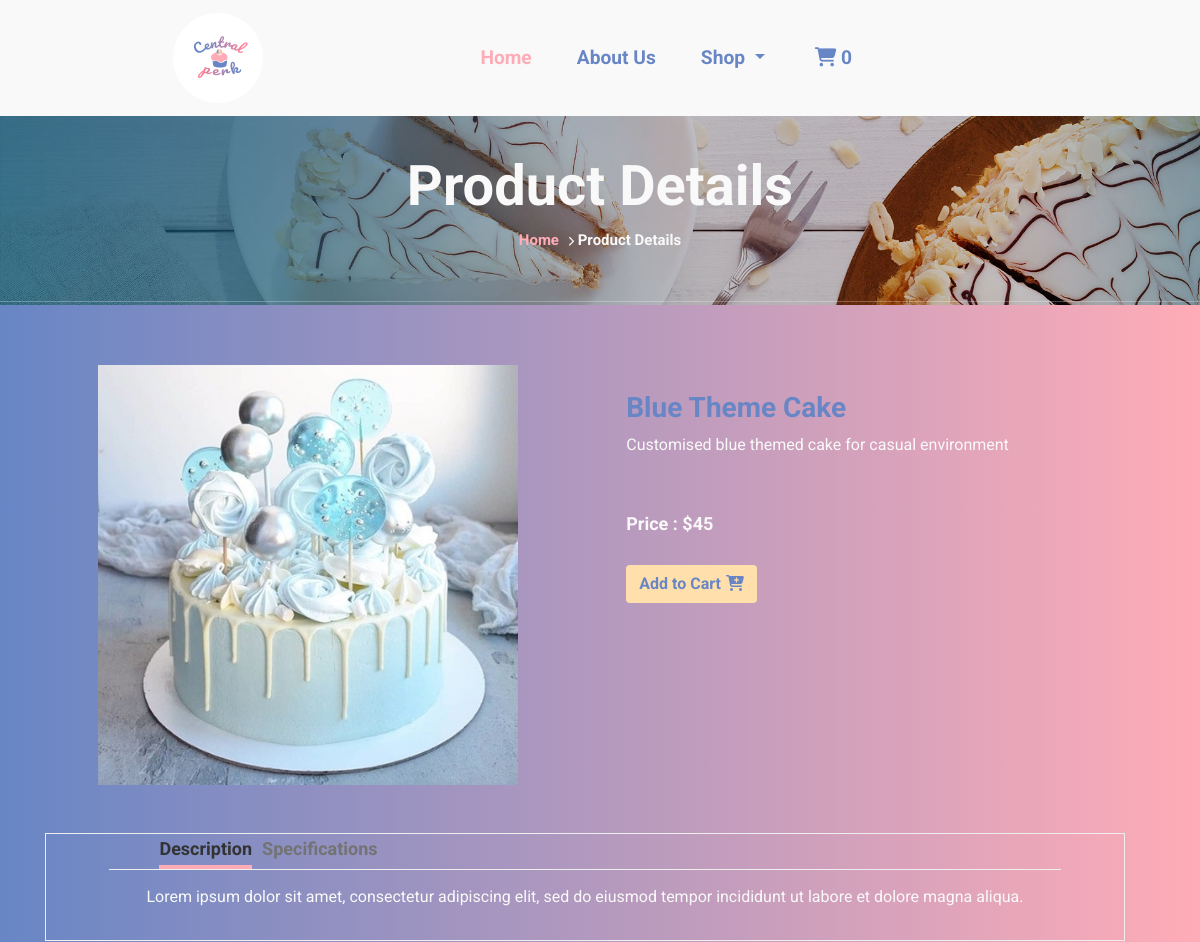
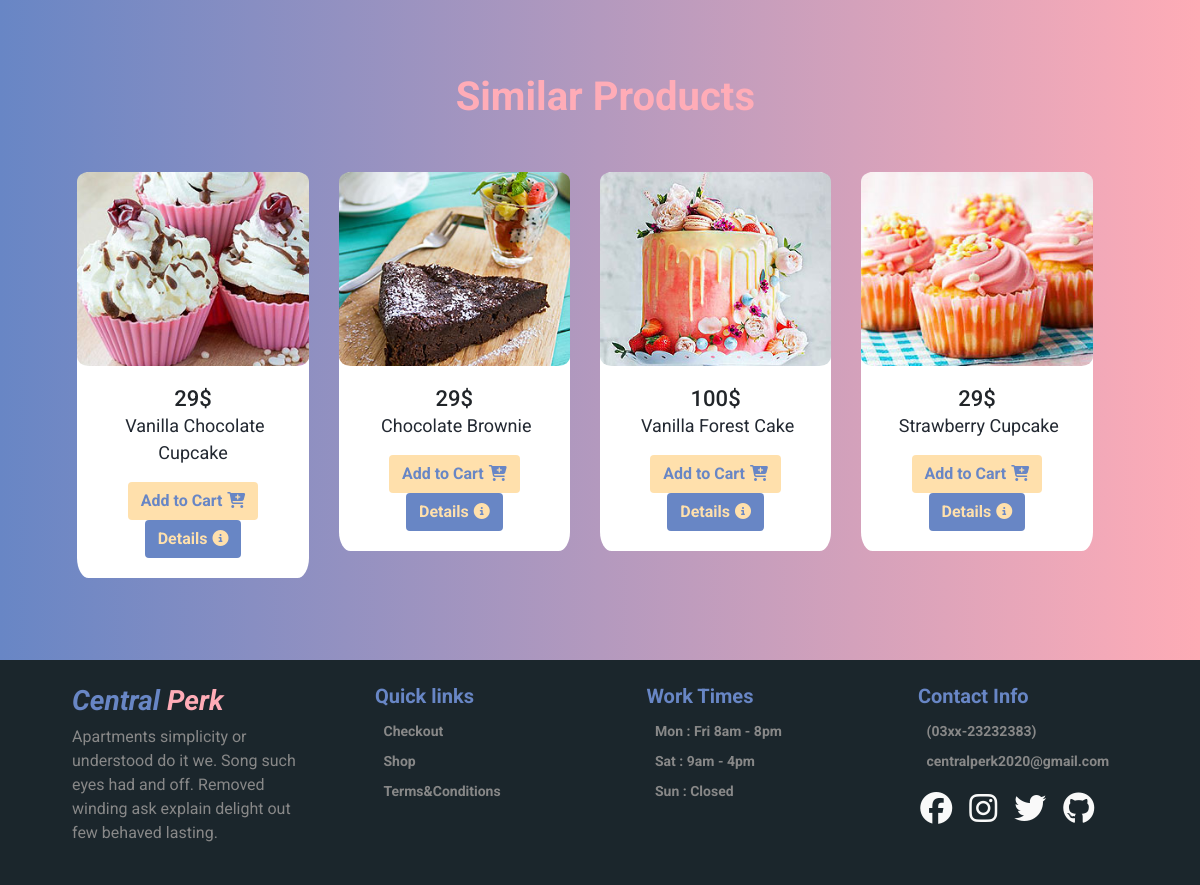
The page /product-details.php?p=11 on the database its author committed (2 pictures, top to bottom).
### tables this page shows
CREATE TABLE `product_details` (
  `product_id` int(10) NOT NULL,
  `product_name` varchar(255) NOT NULL,
  `product_subtitle` text NOT NULL,
  `product_desc` text NOT NULL,
  `product_specs` text NOT NULL,
  `product_price` decimal(10,0) NOT NULL,
  `product_img` varchar(255) NOT NULL,
  `category` varchar(255) DEFAULT NULL,
  `keywords` varchar(255) NOT NULL
);

### database/productdetails.php (called while the page is built, shortened)
<?php
$database = Database::getInstance();
$mysqli = $database->getConnection();
$item = $_GET['p'];
$query = "SELECT * FROM product_details WHERE product_id = '$item'";
$result = $mysqli->query($query) or die($mysqli->error);
$data = $result->fetch_assoc();
?>

### product-details.php (the view, shortened to what this page needs)
<?php
include("database/productdetails.php");
?>
<!doctype html>
<html lang="en">
<head>
<?php include("components/header.php") ?>
<body>
<?php include("components/navbar.php") ?>
    <div class="product-details">
      <div class="banner-container">
        <img class="banner-img" src="images/banner-bg.jpg" />
        <div class="banner-text">
          <h3>Product Details</h3>
          <p><span>Home</span> <i class="fas fa-chevron-right"></i> Product Details </p>
        </div>
      </div>
      <div class="row details-product">
        <form method="post" class = "row" action="shop.php?action=add&id=<?php echo $data["product_id"]?>">
        <div class="col-sm-6">
          <img class="product-img" src="<?php echo $data['product_img']; ?>" alt="brown-cake" />
        </div>
        <div class="col-sm-6">
          <div class="row info">
            <h3>
              <?php echo $data['product_name']; ?>
            </h3>
            <p>
              <?php echo $data['product_subtitle']; ?>
          </div>
          <div class="row price-quantity">
            <span>Price : $<span id = "price"><?php echo $data['product_price']; ?></span></span>
            <button type="submit" name="add_to_cart" value="Add to Cart" class="btn btn-cart" >Add to Cart<i class="fas fa-cart-plus"></i></button>
          </div>
        </div>
      </form>
        <div class="container">
          <div class="row">
            <div class="col-md-12">
              <div class="tabbable-panel">
                <div class="tabbable-line">
                  <ul class="nav nav-tabs ">
                    <li class="active">
                      <a href="#tab_default_1" data-toggle="tab">
                        Description </a>
                    </li>
                    <li>
                      <a href="#tab_default_2" data-toggle="tab">
                        Specifications </a>
                    </li>
                  </ul>
                  <div class="tab-content">
                    <div class="tab-pane active" id="tab_default_1">
                      <p>
                        <?php echo $data['product_desc']; ?>
                      </p>
                    </div>
                  </div>
                </div>
              </div>
            </div>
          </div>
        </div>
          <div class="similar-products">
            <h2>Similar Products</h2>
            <div class="row">
              <div class="col-lg-3 col-md-4 col-6">
                <div class="card show">
                  <div class="inner">
                    <img src="images/c-feature-8.jpg" class="card-img-top" alt="Vanilla Choclate Cupcake">
                  </div>
                  <div class="card-body">
                      <h3 class = "price-tag"><span>29</span>$</h3>
                    <p class="card-text"><span class = "item-name" onclick="getItemName(this.innerHTML);">Vanilla Chocolate Cupcake</span></p>
                    <button type="button" class="btn btn-cart" >Add to Cart<i class="fas fa-cart-plus"></i></button>
                    <button type="button" class="btn btn-details" onclick="location.href = 'product-details.php?itemName=Vanilla Cupcake';">Details<i class="fas fa-info-circle"></i></button>
                  </div>
                </div>
              </div>
              <div class="col-lg-3 col-md-4 col-6">
                <div class="card show">
                  <div class="inner">
                    <img src="images/c-feature-3.jpg" class="card-img-top" alt="Chocolate Brownie">
                  </div>
                  <div class="card-body">
                      <h3 class = "price-tag"><span>29</span>$</h3>
                    <p class="card-text"><span class = "item-name" onclick="getItemName(this.innerHTML);">Chocolate Brownie</span></p>
                    <button type="button" class="btn btn-cart" >Add to Cart<i class="fas fa-cart-plus"></i></button>
                    <button type="button" class="btn btn-details" onclick="location.href = 'product-details.php?itemName=Chocalate Brownie';">Details<i class="fas fa-info-circle"></i></button>
                  </div>
                </div>
              </div>
              <div class="col-lg-3 col-md-4 col-6">
                <div class="card show">
                  <div class="inner">
                    <img src="images/c-feature-6.jpg" class="card-img-top" alt="Vanilla Forest Cake">
                  </div>
                  <div class="card-body">
                      <h3 class = "price-tag"><span>100</span>$</h3>
                    <p class="card-text"><span class = "item-name" onclick="getItemName(this.innerHTML);">Vanilla Forest Cake</span></p>
                    <button type="button" class="btn btn-cart" >Add to Cart<i class="fas fa-cart-plus"></i></button>
                    <button type="button" class="btn btn-details" onclick="location.href = 'product-details.php?itemName=Vanilla Cake';">Details<i class="fas fa-info-circle"></i></button>
                  </div>
                </div>
              </div>
              <div class="col-lg-3 col-md-4 col-6">
                <div class="card show">
                  <div class="inner">
                    <img src="images/c-feature-9.jpg" class="card-img-top" alt="Strawberry Cupcake">
                  </div>
                  <div class="card-body">
                      <h3 class = "price-tag"><span>29</span>$</h3>
                    <p class="card-text"><span class = "item-name" onclick="getItemName(this.innerHTML);">Strawberry Cupcake</span></p>
                    <button type="button" class="btn btn-cart" >Add to Cart<i class="fas fa-cart-plus"></i></button>
                    <button type="button" class="btn btn-details" onclick="location.href = 'product-details.php?itemName=Strawberry Cupcake';">Details<i class="fas fa-info-circle"></i></button>
                  </div>
                </div>
              </div>
            </div>
          </div>
        </div>
        <div class = "footer">
          <?php include("components/footer.php") ?>
        </div>
</body>
</html>

### css/style.css (style rules this page uses)
html { margin: 0; padding: 0; box-sizing: border-box; }
body { font-family: 'Roboto', sans-serif; position: relative; }
.carousel-caption h1, p { color: #f9f9f9; }
.footer { width: 100%; padding: 2% 6%; background-color: #1b262c; color: #f9f9f9; bottom: 0; }
ul { list-style: none; }
li { list-style: none; color: #888888; line-height: 30px; font-size: 14px; font-weight: bold; }
.product-details,.shop-details { width: 100%; background-image: linear-gradient(to left, #ffacb7, #6886c5); font-family: 'Roboto', sans-serif; }
.banner-container { position: relative; text-align: center; color: black; width: 100%; }
.banner-img { width: 100%; }
.banner-text { position: absolute; top: 50%; left: 50%; transform: translate(-50%, -50%); color: #f9f9f9; font-weight: bold; }
.banner-text h3 { font-size: 3.5rem; font-weight: bold; color: #f9f9f9; width: 100%; }
.banner-text p { color: #f9f9f9; font-size: 15px; }
.banner-text i { font-size: 10px; }
.banner-text p span { color: #ffacb7; }
.details-product { width: 100%; padding: 5% 5%; text-align: center; }
.product-img { width: 80%; height: auto; }
.info, .price-quantity { margin: 5% 5%; }
.info h3 { font-weight: bold; color: #6886c5; }
.info p { text-align: left; }
.price-quantity { color: #f9f9f9; font-size: 18px; font-weight: bold; display: flex; flex-direction: column; align-items: baseline; line-height: 50px; }
.btn-cart { background-color: #ffe0ac; color: #6886c5; font-weight: bold; }
.tabbable-panel { border: 1px solid #eee; padding: 10px; padding: 0 3%; }
.container { padding: 3% 0; }
.tabbable-line>.nav-tabs { border: none; margin: 0 3%; padding: 0 5%; }
.tabbable-line>.nav-tabs>li { margin-right: 10px; }
.tabbable-line>.nav-tabs>li>a { border: 0; margin-right: 0; color: #737373; text-decoration: none; font-size: 18px; }
.tabbable-line>.nav-tabs>li.active { border-bottom: 4px solid #ffacb7; position: relative; }
.tabbable-line>.nav-tabs>li.active>a { border: 0; color: #333333; }
.tabbable-line>.tab-content { margin-top: -3px; background-color: #fff; border: 0; border-top: 1px solid #eee; padding: 15px 0; background-color: transparent; margin: 0 3%; }
.similar-products { width: 100%; margin: 2% 3%; }
.similar-products h2 { width: 100%; color: #ffacb7; padding-bottom: 3%; margin: 2% 2%; font-size: 40px; font-weight: bold; }
.card { border-radius: 5%; text-align: center; border: none; }
.card-text { color: #222831; font-size: 18px; font-family: 'Roboto', sans-serif; }
.card-text span { padding-left: 2%; }
.card-body .price-tag { font-size: 22px; border-radius: 20%; width: 30%; margin: 0 auto; }
.inner { overflow: hidden; border-radius: 5%; width: 100%; }
.inner img { transition: all 1.5s ease; }
.btn-details { background-color: #6886c5; color: #ffe0ac; font-weight: bold; }
.fas { margin-left:5px; }

### rows shown on the page
product_details: product_img (picture), product_name "Blue Theme Cake", product_subtitle "Customised blue themed cake for casual environment", product_price "45", product_desc "Lorem ipsum dolor sit amet, consectetur adipiscing elit, sed do eiusmod tempor incididunt ut labore et dolore magna aliqua."
